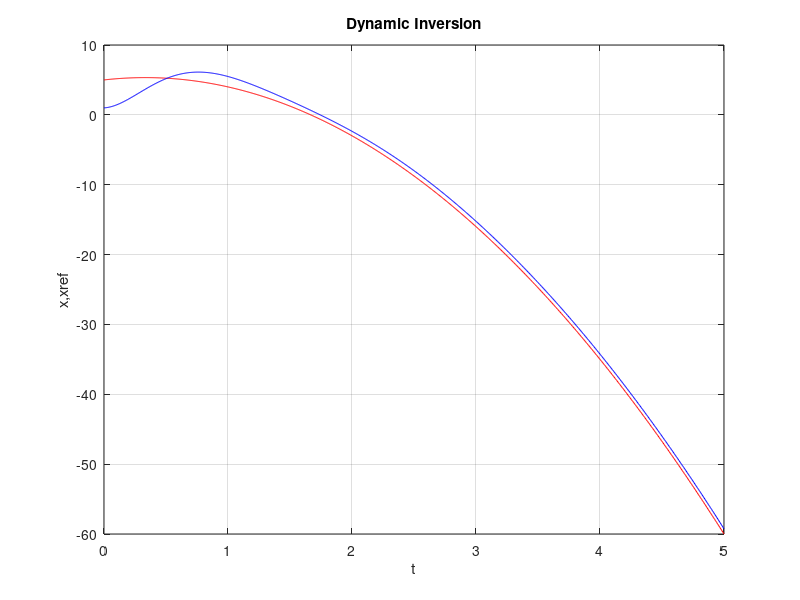
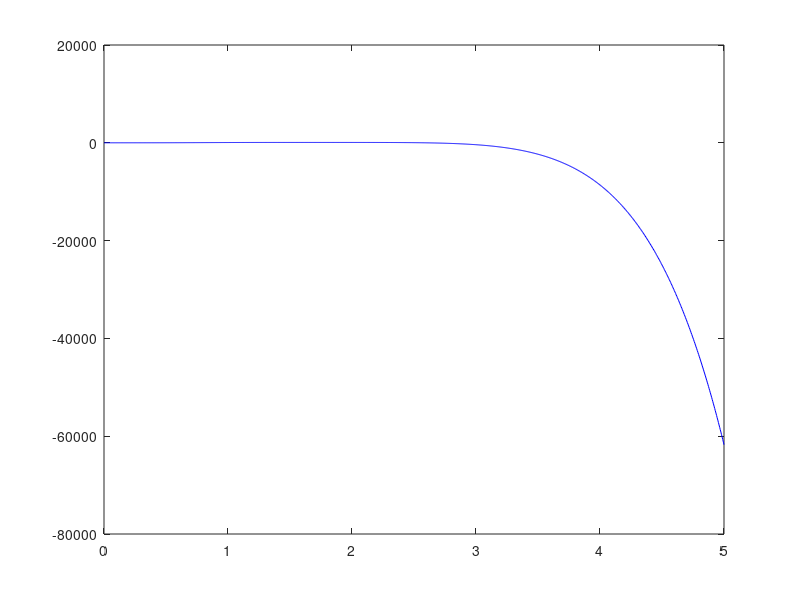

The MATLAB source for these figures, in order:
function dynamicinversion2
% Problem parameters
ceta=.5;
ts=5;
w= 10/(ceta*ts);
%w= .9714;
y0(1)=1;
y0(2)=1;
y0(3)=0;
numSteps=1000;
t=linspace(0,5,numSteps)'
xref=(5+2*t-3*t.^2)
plot(t(:,1),xref(:,1),'r');
options = odeset('RelTol',1e-12,'AbsTol',1e-8);             
[t,y] = ode45(@f,t,y0,options);
p=y
hold on
plot(t(:,1),y(:,1),'b');
grid on
title('Dynamic Inversion');
ylabel('x,xref');
xlabel('t');
figure
plot(t(:,1),y(:,3),'b');
function dydt = f(t,y)
  % Derivative function -- mu and mustar shared with the outer function.
xr=5+2*t-3*t^2
xr1=2-6*t;
xr2=6;
u=(1/2)*((xr2+y(1)^3)-2*ceta*w*(y(2)-xr1)-w^2*(y(1)-xr));
dydt=[y(2);
     -y(1)^3+2*u;
     u];
  end  


end  
  
  